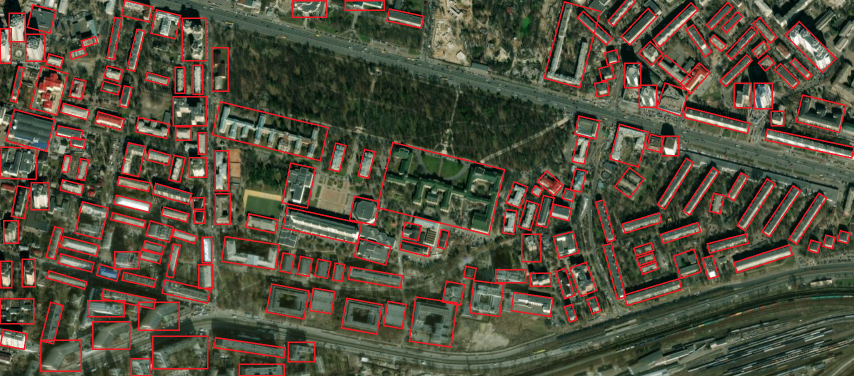
#> input picture Laboratory Work 2 & 3/sources/etalon_detection.png, 1707 x 752 px (shown at 1/2 size)
$ jupyter execute compare_results.ipynb
#> lines starting #> are read from the running program, lines starting #| are printed output that depends on the picture; after the words box and inside, x2 and y2 are one past the last pixel; in counts of white or black regions, pixels touching at a corner belong together
[cell 1]
import cv2
import numpy as np
import matplotlib.pyplot as plt

def extract_filled_boxes(image_path):
    """
    Завантажує зображення, знаходить червоні рамки та перетворює їх в сплошну бінарну маску.
    """
    img = cv2.imread(image_path)
    if img is None:
        raise FileNotFoundError(f"Не знайдено файл: {image_path}")

    hsv = cv2.cvtColor(img, cv2.COLOR_BGR2HSV)

    # Червоний колір в HSV знаходится на двух краях спектру (0-10 та 170-180)
    lower_red1 = np.array([0, 70, 50])
    upper_red1 = np.array([10, 255, 255])
    lower_red2 = np.array([170, 70, 50])
    upper_red2 = np.array([180, 255, 255])

    mask1 = cv2.inRange(hsv, lower_red1, upper_red1)
    mask2 = cv2.inRange(hsv, lower_red2, upper_red2)
    red_mask = mask1 | mask2

    kernel = cv2.getStructuringElement(cv2.MORPH_RECT, (3, 3))
    red_mask = cv2.morphologyEx(red_mask, cv2.MORPH_CLOSE, kernel, iterations=2)

    # Знаходимо контури рамок і заливаємо їх всередині
    contours, _ = cv2.findContours(red_mask, cv2.RETR_EXTERNAL, cv2.CHAIN_APPROX_SIMPLE)
    filled_mask = np.zeros_like(red_mask)
    cv2.drawContours(filled_mask, contours, -1, 255, -1)

    return img, filled_mask

def evaluate_detection(gt_mask, pred_mask, overlap_threshold=0.4):
    """
    Порівнює маску еталону та маску детекції з урахуванням проблеми Over-segmentation.
    """
    # Знаходимо окремі будівлі на еталоні (Ground Truth)
    num_gt, gt_labels, gt_stats, _ = cv2.connectedComponentsWithStats(gt_mask, connectivity=8)
    # Знаходимо окремі будівлі на програмній детекції (Predictions)
    num_pred, pred_labels, pred_stats, _ = cv2.connectedComponentsWithStats(pred_mask, connectivity=8)

    tp = 0
    over_segmented = 0
    matched_preds = set()

    # Перевіряємо кожну будівлю з еталону (індекс 0 - це фон, тому пропускаємо)
    for i in range(1, num_gt):
        gt_area = gt_stats[i, cv2.CC_STAT_AREA]

        # Виділямєо тільки текущее эталонное здание
        single_gt_mask = (gt_labels == i).astype(np.uint8)

        # Знаходимо перетин будівлі з програмною маскою
        intersection = cv2.bitwise_and(single_gt_mask, pred_mask)
        intersect_area = np.count_nonzero(intersection)

        # Якщо прогрмні рамки покривають хоча б 40% еталоної будівлі
        if (intersect_area / gt_area) >= overlap_threshold:
            tp += 1

            intersecting_preds = np.unique(pred_labels[intersection > 0])
            intersecting_preds = intersecting_preds[intersecting_preds > 0] # Прибираємо фон

            matched_preds.update(intersecting_preds)

            # Якщо будівля зацепила 2 и більше рамок — це over-segmentation
            if len(intersecting_preds) > 1:
                over_segmented += 1

    # FN (False Negatives) - будівлі на еталоні, які не були знайдені програмно
    fn = (num_gt - 1) - tp

    # FP (False Positives) - програмні рамки, які ні з чим не перетинаются
    fp = (num_pred - 1) - len(matched_preds)

    # Обрахунок значень
    precision = tp / (tp + fp) if (tp + fp) > 0 else 0
    recall = tp / (tp + fn) if (tp + fn) > 0 else 0
    f1_score = 2 * (precision * recall) / (precision + recall) if (precision + recall) > 0 else 0

    return {
        "Total GT": num_gt - 1,
        "Total Preds": num_pred - 1,
        "TP (Знайдено)": tp,
        "FP (Хибні)": fp,
        "FN (Пропуски)": fn,
        "Фрагментовані (Over-segmented)": over_segmented,
        "Precision": round(precision * 100, 2),
        "Recall": round(recall * 100, 2),
        "F1-Score": round(f1_score * 100, 2)
    }

def analyze_and_visualize(etalon_path, pred_path, title):
    # Витягуємо маски та зображення
    gt_img, gt_mask = extract_filled_boxes(etalon_path)
    pred_img, pred_mask = extract_filled_boxes(pred_path)

    # Блок виправлення розмірів
    height, width = gt_mask.shape
    if pred_mask.shape != gt_mask.shape:
        pred_img = cv2.resize(pred_img, (width, height), interpolation=cv2.INTER_LINEAR)
        pred_mask = cv2.resize(pred_mask, (width, height), interpolation=cv2.INTER_NEAREST)

    # Блок авто-вирівнювання:
    # Переводимо в градації сірого для пошуку зсуву
    gt_gray = cv2.cvtColor(gt_img, cv2.COLOR_BGR2GRAY)
    pred_gray = cv2.cvtColor(pred_img, cv2.COLOR_BGR2GRAY)

    # Фазова кореляція знаходить точний зсув (x, y) між двома картинками у пікселях
    shift, _ = cv2.phaseCorrelate(np.float64(pred_gray), np.float64(gt_gray))
    dx, dy = shift

    # Створюємо матрицю трансформації та зсуваємо маску детекції на знайдені пікселі
    M = np.float32([[1, 0, dx], [0, 1, dy]])
    aligned_pred_mask = cv2.warpAffine(pred_mask, M, (width, height))

    # Оцінюємо вже ідеально вирівняні маски
    results = evaluate_detection(gt_mask, aligned_pred_mask)

    # Вивід результатів
    print(f"\n{'='*40}")
    print(f" РЕЗУЛЬТАТИ АНАЛІЗУ: {title}")
    print(f"{'='*40}")
    print(f"Авто-вирівнювання: зсув на X={round(dx, 2)}px, Y={round(dy, 2)}px")
    for key, value in results.items():
        if "Precision" in key or "Recall" in key or "F1" in key:
            print(f"{key}: {value}%")
        else:
            print(f"{key}: {value}")

    # Візуалізація різниці
    diff_img = np.zeros_like(gt_img)
    diff_img[gt_mask == 255] = [255, 0, 0]    # Синій - Пропуски
    diff_img[aligned_pred_mask == 255] = [0, 0, 255]  # Червоний - Хибні (мусор)
    diff_img[(gt_mask == 255) & (aligned_pred_mask == 255)] = [0, 255, 0] # Зелений - Збіг

    diff_img_rgb = cv2.cvtColor(diff_img, cv2.COLOR_BGR2RGB)

    plt.figure(figsize=(15, 7))
    plt.imshow(diff_img_rgb)
    plt.title(f"{title} - Карта детекції (Зелений: Збіг, Синій: Пропуск, Червоний: Зайве)")
    plt.axis('off')
    plt.show()

# Запуск аналізу
etalon_file = r"./sources/etalon_detection.png"

# Аналіз Bing Maps
bing_result_file = r"./sources/bing_detect.png"
analyze_and_visualize(etalon_file, bing_result_file, "Bing Maps")
#> in extract_filled_boxes, img is the input picture: shape (752, 1707, 3); mean B, G, R 62.1, 78.8, 84.7
#> in extract_filled_boxes, `contours, _ = cv2.findContours(red_mask, cv2.RETR_EXTERNAL, cv2.CHAIN_..`: contours = 114 contours, 9 with area under 20; largest, box (x1, y1, x2, y2) and area: (563, 283, 1011, 532) 48265, (1248, 4, 1502, 269) 16823, (0, 217, 111, 488) 16239, (423, 202, 658, 323) 15692, (0, 8, 181, 241) 15648
#> call 2 of extract_filled_boxes, with image_path = './sources/bing_detect.png'
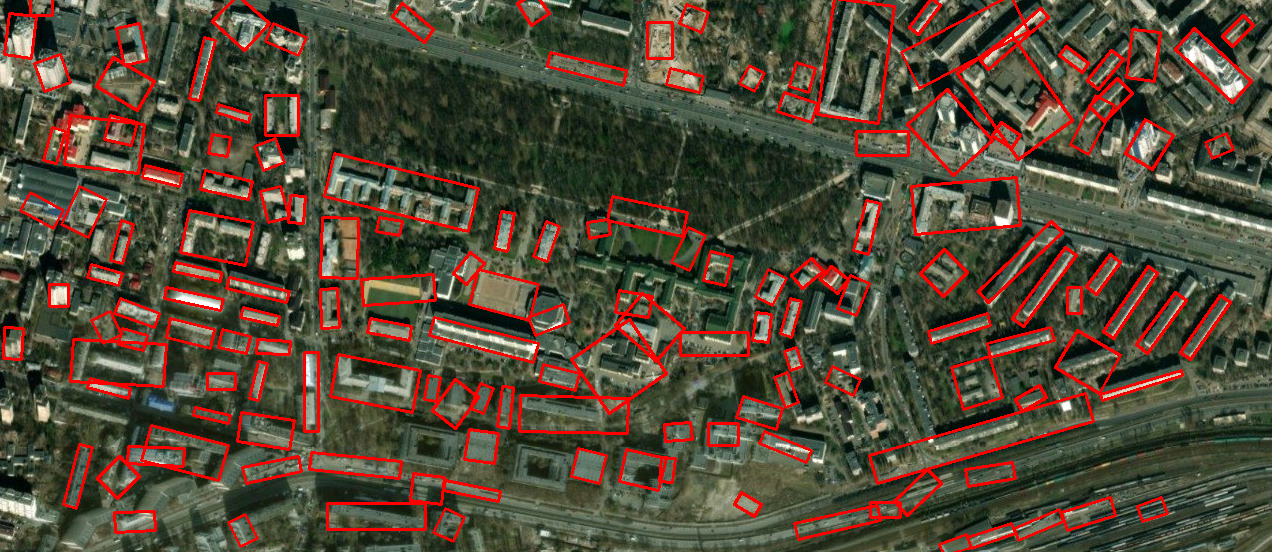
#> input picture Laboratory Work 2 & 3/sources/bing_detect.png, 1272 x 552 px
#> in extract_filled_boxes, img is the input picture: shape (552, 1272, 3); mean B, G, R 57, 74, 85.6
#> in extract_filled_boxes (call 2), `contours, _ = cv2.findContours(red_mask, cv2.RETR_EXTERNAL, cv2.CHAIN_..`: contours = 91 contours, 4 with area under 20; largest, box (x1, y1, x2, y2) and area: (855, 0, 1074, 236) 19333, (518, 289, 773, 435) 14510, (793, 329, 1184, 541) 13649, (776, 0, 896, 125) 9046, (69, 297, 252, 400) 8000
#> in analyze_and_visualize, `shift, _ = cv2.phaseCorrelate(np.float64(pred_gray), np.float64(gt_gra..`: shift = (0.183, 0.0296)
#> in analyze_and_visualize, `dx, dy = shift`: dx = 0.183; dy = 0.0296
#> in analyze_and_visualize, `M = np.float32([[1, 0, dx], [0, 1, dy]])`: M = [[1, 0, 0.183], [0, 1, 0.0296]]
#> in evaluate_detection, `num_gt, gt_labels, gt_stats, _ = cv2.connectedComponentsWithStats(gt_m..`:
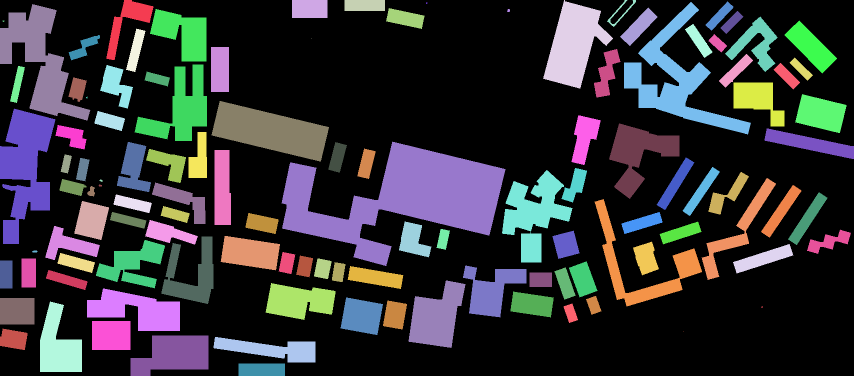
#> gt_labels: shape (752, 1707) int32 (shown at 1/2 size); 115 distinct labels, from 0 to 114; one colour per label, 0 black
#> in evaluate_detection, `num_gt, gt_labels, gt_stats, _ = cv2.connectedComponentsWithStats(gt_m..`: num_gt = 115; gt_stats = 115 rows, first 6: [0, 0, 1707, 752, 855106], [213, 0, 94, 120, 3533], [584, 0, 71, 36, 2556], [689, 0, 81, 22, 1782], [1086, 0, 140, 177, 13190], [1214, 0, 58, 54, 448]
#> in evaluate_detection, `num_pred, pred_labels, pred_stats, _ = cv2.connectedComponentsWithStat..`:
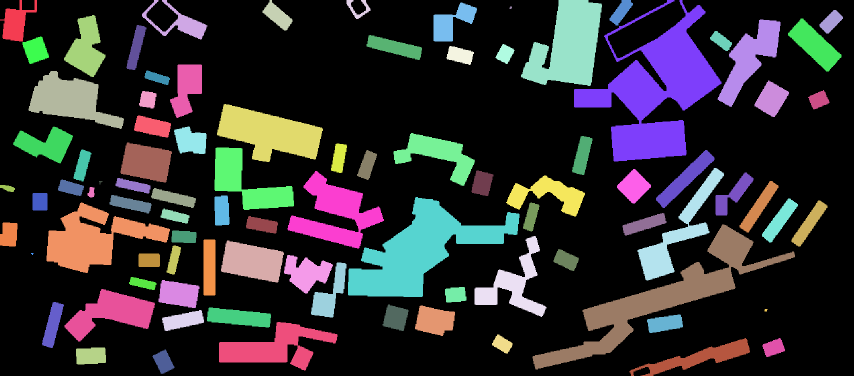
#> pred_labels: shape (752, 1707) int32 (shown at 1/2 size); 91 distinct labels, from 0 to 90; one colour per label, 0 black
#> in evaluate_detection, `num_pred, pred_labels, pred_stats, _ = cv2.connectedComponentsWithStat..`: num_pred = 91; pred_stats = 91 rows, first 6: [0, 0, 1707, 752, 902835], [0, 0, 74, 83, 2893], [284, 0, 131, 79, 2888], [525, 0, 60, 61, 1690], [693, 0, 48, 38, 603], [1042, 0, 162, 172, 17445]
#> the loop in evaluate_detection, `for i in range(1, num_gt):` made 114 passes
#> (gt_area, intersect_area, intersecting_preds) on passes 4, 5, 8, 9, 15, 17, 19, 20: (13190, 12020, [5, 7]), (448, 289, [6]), (17405, 11319, [7]), (16130, 9202, [1, 17, 22]), (4231, 2555, [13, 15]), (4533, 3609, [12]), (1607, 1417, [14]), (629, 373, [15])
#> after the loop in evaluate_detection, `for i in range(1, num_gt):`:
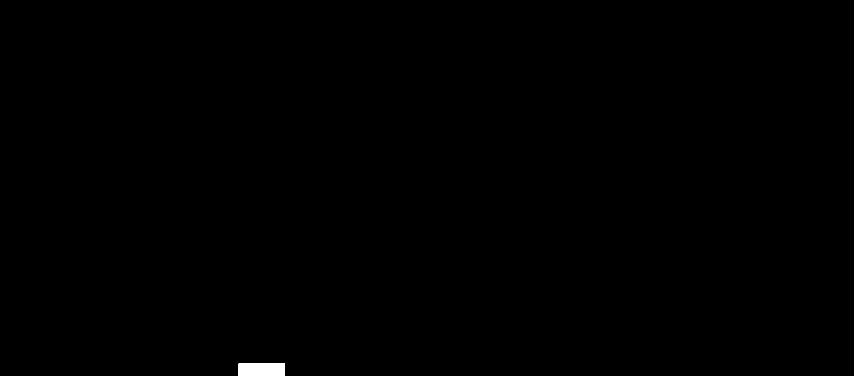
#> single_gt_mask: shape (752, 1707) (shown at 1/2 size); values 0 (black) and 1 (white), 0.18% white; 1 white region
#> after the loop in evaluate_detection, `for i in range(1, num_gt):`: matched_preds = 56 items; over_segmented = 16; tp = 61
#> in evaluate_detection, `fn = (num_gt - 1) - tp`: fn = 53
#> in evaluate_detection, `fp = (num_pred - 1) - len(matched_preds)`: fp = 34
#> in evaluate_detection, `precision = tp / (tp + fp) if (tp + fp) > 0 else 0`: precision = 0.642
#> in evaluate_detection, `recall = tp / (tp + fn) if (tp + fn) > 0 else 0`: recall = 0.535
#> in evaluate_detection, `f1_score = 2 * (precision * recall) / (precision + recall) if (precisi..`: f1_score = 0.584
#> in analyze_and_visualize, `results = evaluate_detection(gt_mask, aligned_pred_mask)`: results = 9 items
#| Авто-вирівнювання: зсув на X=0.18px, Y=0.03px
#> the loop in analyze_and_visualize, `for key, value in results.items():` made 9 passes
#> (key, value) on passes 1 to 8: ('Total GT', 114), ('Total Preds', 90), ('TP (Знайдено)', 61), ('FP (Хибні)', 34), ('FN (Пропуски)', 53), ('Фрагментовані (Over-segmented)', 16), ('Precision', 64.21), ('Recall', 53.51)
#> (printed output is left out)
#> in analyze_and_visualize, `diff_img_rgb = cv2.cvtColor(diff_img, cv2.COLOR_BGR2RGB)`:
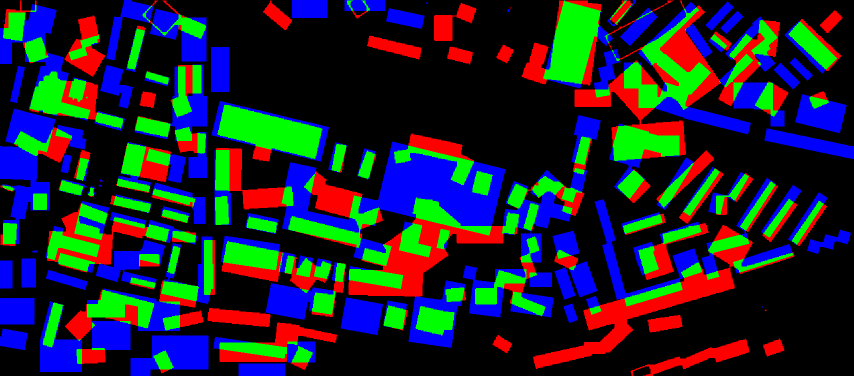
#> diff_img_rgb: shape (752, 1707, 3) (shown at 1/2 size); mean R, G, B 30.3, 38.5, 46.6

# Аналіз Google Maps
google_result_file = r"./sources/google_detect.png"
analyze_and_visualize(etalon_file, google_result_file, "Google Maps")
#> call 2 of analyze_and_visualize, with etalon_path = './sources/etalon_detection.png', pred_path = './sources/google_detect.png', title = 'Google Maps'
#> in extract_filled_boxes (call 3), `contours, _ = cv2.findContours(red_mask, cv2.RETR_EXTERNAL, cv2.CHAIN_..`: contours = 114 contours, 9 with area under 20; largest, box (x1, y1, x2, y2) and area: (563, 283, 1011, 532) 48265, (1248, 4, 1502, 269) 16823, (0, 217, 111, 488) 16239, (423, 202, 658, 323) 15692, (0, 8, 181, 241) 15648
#> call 4 of extract_filled_boxes, with image_path = './sources/google_detect.png'
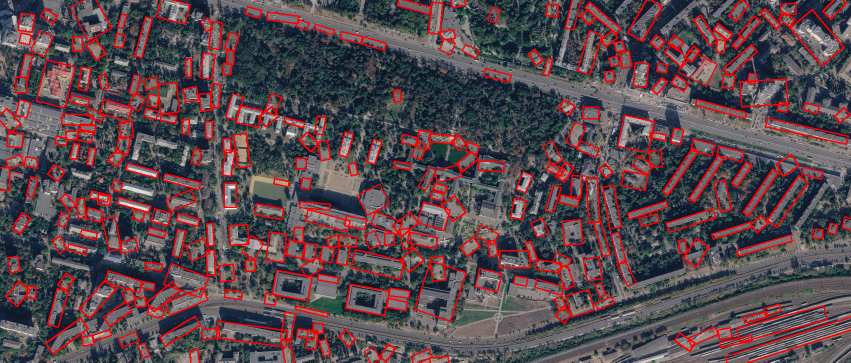
#> input picture Laboratory Work 2 & 3/sources/google_detect.png, 1702 x 725 px (shown at 1/2 size)
#> in extract_filled_boxes, img is the input picture: shape (725, 1702, 3); mean B, G, R 78.9, 73.6, 91.5
#> in extract_filled_boxes (call 4), `red_mask = cv2.morphologyEx(red_mask, cv2.MORPH_CLOSE, kernel, iterati..`:
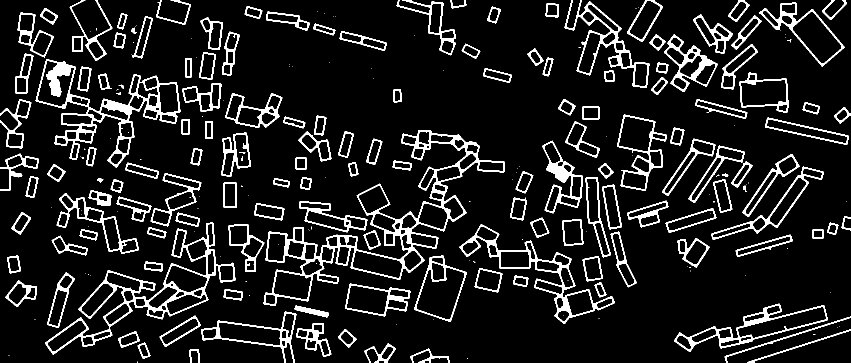
#> red_mask: shape (725, 1702) (shown at 1/2 size); 10.3% white; 244 white regions (99 under 20 px)
#> in extract_filled_boxes (call 4), `contours, _ = cv2.findContours(red_mask, cv2.RETR_EXTERNAL, cv2.CHAIN_..`: contours = 233 contours, 91 with area under 20; largest, box (x1, y1, x2, y2) and area: (527, 260, 1010, 612) 39589, (90, 445, 471, 709) 23732, (71, 118, 361, 335) 21366, (919, 448, 1230, 648) 12942, (1348, 607, 1656, 704) 10004
#> in analyze_and_visualize (call 2), `pred_gray = cv2.cvtColor(pred_img, cv2.COLOR_BGR2GRAY)`:
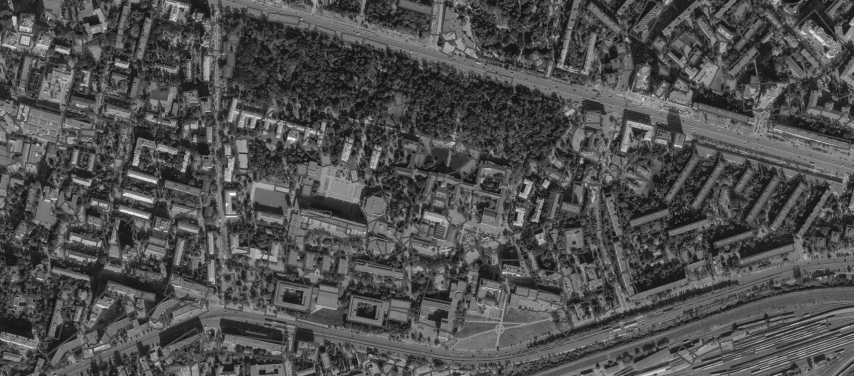
#> pred_gray: shape (752, 1707) (shown at 1/2 size); min 6, max 253, mean 79.4
#> in analyze_and_visualize (call 2), `shift, _ = cv2.phaseCorrelate(np.float64(pred_gray), np.float64(gt_gra..`: shift = (-16.88, 14.99)
#> in analyze_and_visualize (call 2), `dx, dy = shift`: dx = -16.88; dy = 14.99
#> in analyze_and_visualize (call 2), `M = np.float32([[1, 0, dx], [0, 1, dy]])`: M = [[1, 0, -16.88], [0, 1, 14.99]]
#> call 2 of evaluate_detection, with overlap_threshold = 0.4
#> in evaluate_detection (call 2), `num_pred, pred_labels, pred_stats, _ = cv2.connectedComponentsWithStat..`:
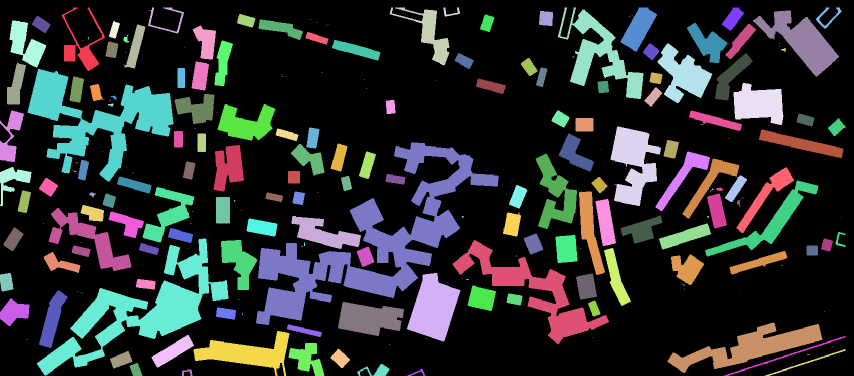
#> pred_labels: shape (752, 1707) int32 (shown at 1/2 size); 226 distinct labels, from 0 to 225; one colour per label, 0 black
#> in evaluate_detection (call 2), `num_pred, pred_labels, pred_stats, _ = cv2.connectedComponentsWithStat..`: num_pred = 226; pred_stats = 226 rows, first 6: [0, 0, 1707, 752, 914849], [123, 15, 87, 127, 2702], [296, 15, 72, 52, 632], [779, 15, 120, 116, 3608], [887, 15, 33, 18, 197], [1116, 15, 171, 183, 9526]
#> the loop in evaluate_detection (call 2), `for i in range(1, num_gt):` made 114 passes
#> (gt_area, intersect_area, intersecting_preds) on passes 8, 9, 10, 14, 15, 17, 18, 19: (17405, 7983, [5, 37, 38, 65, 67, 77]), (16130, 8798, [14, 18, 54]), (2185, 2079, [6]), (828, 627, [7]), (4231, 1748, [9, 24, 32]), (4533, 4390, [9]), (1386, 1193, [21]), (1607, 1230, [22])
#| Авто-вирівнювання: зсув на X=-16.88px, Y=14.99px
#> the loop in analyze_and_visualize (call 2), `for key, value in results.items():` made 9 passes
#> (key, value) on passes 1 to 8: ('Total GT', 114), ('Total Preds', 225), ('TP (Знайдено)', 70), ('FP (Хибні)', 141), ('FN (Пропуски)', 44), ('Фрагментовані (Over-segmented)', 25), ('Precision', 33.18), ('Recall', 61.4)
#> (printed output is left out)

# Аналіз схожості результатів Bing Maps та Google Maps
analyze_and_visualize(bing_result_file, google_result_file, "Bing Maps vs Google Maps")
#> call 3 of analyze_and_visualize, with etalon_path = './sources/bing_detect.png', pred_path = './sources/google_detect.png', title = 'Bing Maps vs Google Maps'
#> in analyze_and_visualize (call 3), `aligned_pred_mask = cv2.warpAffine(pred_mask, M, (width, height))`:
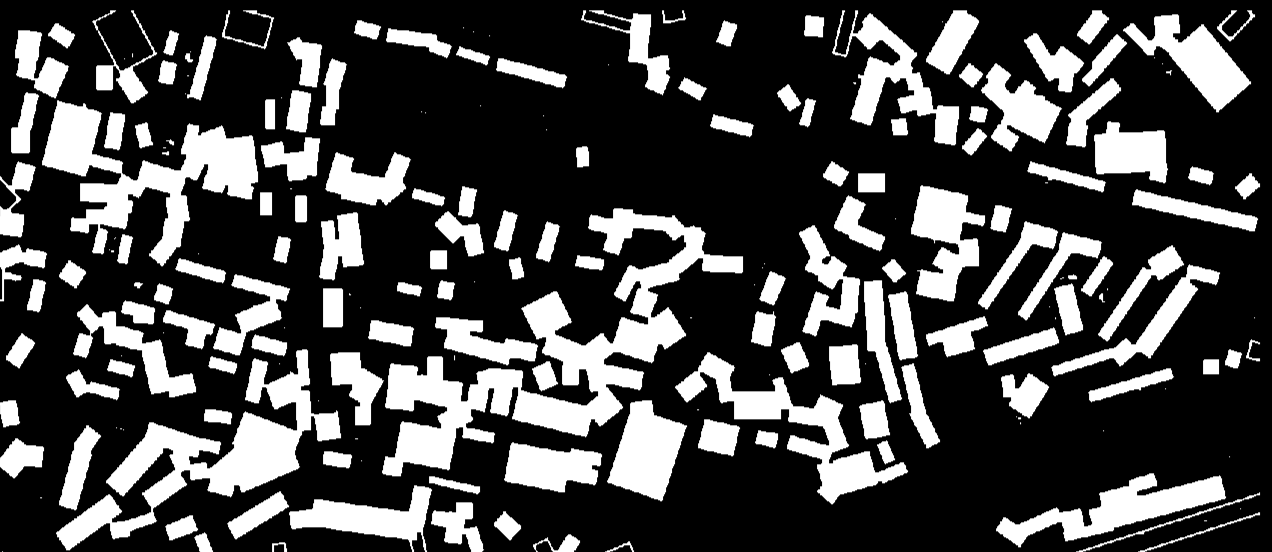
#> aligned_pred_mask: shape (552, 1272); min 0, max 255, mean 71.1
#| Авто-вирівнювання: зсув на X=-11.95px, Y=10.36px
#> the loop in analyze_and_visualize (call 3), `for key, value in results.items():` made 9 passes
#> (key, value) on passes 1 to 8: ('Total GT', 91), ('Total Preds', 202), ('TP (Знайдено)', 54), ('FP (Хибні)', 124), ('FN (Пропуски)', 37), ('Фрагментовані (Over-segmented)', 16), ('Precision', 30.34), ('Recall', 59.34)
#> (printed output is left out)
